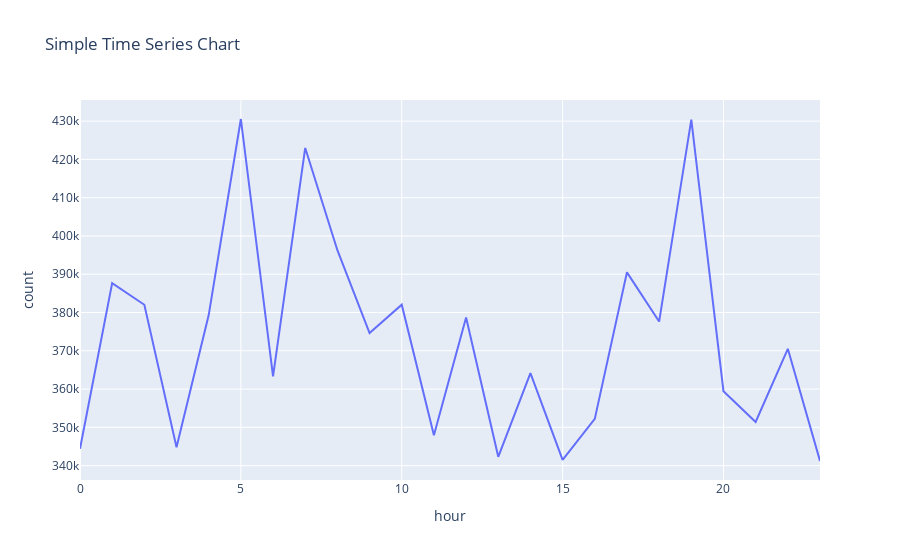

This figure's notebook cell:
### Markdown cell above
# 05 - Basic Counts - Records in general
- Removed fields of little use (i.e. SOGs had no values - all null).
- Retained DateTime, Hour, Longitude, Latitude, UserID, and MessageID fields.
- Inspection of the number of records (in both the table and line chart) indicates majority of AIS records tended to occur between 5am-10am and 5pm-10pm

### Code cell
from pyspark.sql.functions import date_trunc, count, lag
from pyspark.sql import functions as F
import plotly.express as px
import pandas as pd

# Dataframe containing data regarded as important for analysis
df_all = df_all.select("DateTime", "hour", "Message_Longitude", "Message_Latitude", "Message_UserID", "Message_MessageID")

# Records per hour
print("Records per hour")
df_RecordCountByHour = df_all.groupBy("hour").count().orderBy("hour")
df_RecordCountByHour.show(24)

# Convert to pandas (to work with Plotly)
df_RecordCountByHour_pandas = df_RecordCountByHour.toPandas()

# Create a basic time series line chart
fig = px.line(df_RecordCountByHour_pandas, x='hour', y='count', title='Simple Time Series Chart')
fig.show()

### Figure 1 — Plotly figure (JSON) as saved in the notebook; plotly's stock layout.template omitted (floating-point values rounded to 4 significant figures)
{"data": [{"hovertemplate": "hour=%{x}<br>count=%{y}<extra></extra>", "legendgroup": "", "line": {"color": "#636efa", "dash": "solid"}, "marker": {"symbol": "circle"}, "mode": "lines", "name": "", "orientation": "v", "showlegend": false, "type": "scatter", "x": [0, 1, 2, 3, 4, 5, 6, 7, 8, 9, 10, 11, 12, 13, 14, 15, 16, 17, 18, 19, 20, 21, 22, 23], "xaxis": "x", "y": [344409, 387666, 382022, 344815, 379317, 430551, 363306, 422981, 396270, 374627, 382051, 347927, 378703, 342301, 364141, 341498, 352200, 390492, 377632, 430379, 359433, 351405, 370508, 341202], "yaxis": "y"}], "layout": {"autosize": true, "legend": {"tracegroupgap": 0}, "title": {"text": "Simple Time Series Chart"}, "xaxis": {"anchor": "y", "autorange": true, "domain": [0, 1], "range": [0, 23], "title": {"text": "hour"}, "type": "linear"}, "yaxis": {"anchor": "x", "autorange": true, "domain": [0, 1], "range": [336200.0, 435500.0], "title": {"text": "count"}, "type": "linear"}}}
